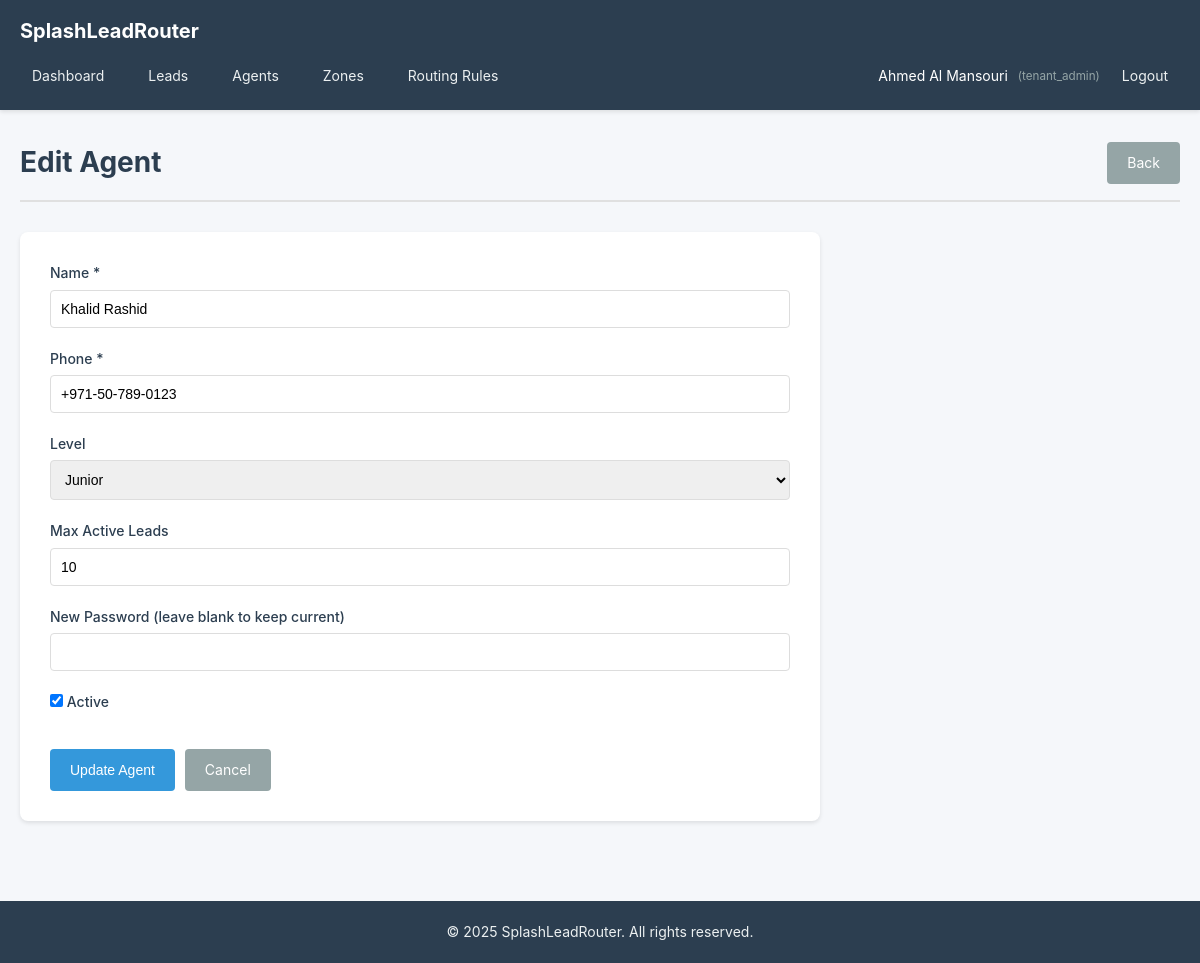
/agents/8/edit (signed in), run on the app's committed database.
### tables this page shows
CREATE TABLE `users` (
  `id` INT UNSIGNED NOT NULL AUTO_INCREMENT,
  `tenant_id` INT UNSIGNED DEFAULT NULL COMMENT 'NULL for platform_admin',
  `name` VARCHAR(255) NOT NULL,
  `email` VARCHAR(255) NOT NULL,
  `password` VARCHAR(255) NOT NULL,
  `phone` VARCHAR(50) DEFAULT NULL,
  `role` ENUM('platform_admin', 'tenant_admin', 'agent', 'viewer') NOT NULL,
  `agent_level` ENUM('junior', 'senior') DEFAULT NULL COMMENT 'For agents only',
  `max_active_leads` INT DEFAULT 10 COMMENT 'Max open leads for agents',
  `is_active` TINYINT(1) DEFAULT 1,
  `created_at` TIMESTAMP DEFAULT CURRENT_TIMESTAMP,
  `updated_at` TIMESTAMP DEFAULT CURRENT_TIMESTAMP ON UPDATE CURRENT_TIMESTAMP,
  PRIMARY KEY (`id`),
  UNIQUE KEY `unique_email` (`email`),
  INDEX `idx_tenant_id` (`tenant_id`),
  INDEX `idx_role` (`role`),
  INDEX `idx_is_active` (`is_active`),
  FOREIGN KEY (`tenant_id`) REFERENCES `tenants`(`id`) ON DELETE CASCADE
);

### app/controllers/AgentController.php (called while the page is built, shortened)
<?php
require_once __DIR__ . '/../core/Controller.php';
class AgentController extends Controller {
    public function edit($id) {
        $userModel = $this->model('User');
        $agent = $userModel->findById($id);
        $data = ['agent' => $agent];
        $this->view('agents/edit', $data);
    }
}

### public/index.php (called while the page is built, shortened)
<?php
require_once __DIR__ . '/../app/core/Database.php';
require_once __DIR__ . '/../app/core/Router.php';
require_once __DIR__ . '/../app/core/Controller.php';
require_once __DIR__ . '/../app/core/Model.php';
require_once __DIR__ . '/../app/core/View.php';
$router = new Router();
$router->get('/', 'DashboardController', 'index', 'home');
$router->get('/login', 'AuthController', 'showLogin', 'login.show');
$router->post('/login', 'AuthController', 'login', 'login.post');
$router->get('/logout', 'AuthController', 'logout', 'logout');
$router->get('/register', 'AuthController', 'showRegister', 'register.show');
$router->post('/register', 'AuthController', 'register', 'register.post');
$router->get('/dashboard', 'DashboardController', 'index', 'dashboard');
$router->get('/leads', 'LeadController', 'index', 'leads.index');
$router->get('/leads/create', 'LeadController', 'create', 'leads.create');
$router->post('/leads', 'LeadController', 'store', 'leads.store');
$router->get('/leads/:id', 'LeadController', 'show', 'leads.show');
$router->get('/leads/:id/edit', 'LeadController', 'edit', 'leads.edit');
$router->post('/leads/:id/update', 'LeadController', 'update', 'leads.update');
$router->post('/leads/:id/status', 'LeadController', 'updateStatus', 'leads.status');
$router->post('/leads/:id/notes', 'LeadController', 'addNote', 'leads.notes');
$router->post('/leads/:id/reassign', 'LeadController', 'reassign', 'leads.reassign');
$router->get('/agents', 'AgentController', 'index', 'agents.index');
$router->get('/agents/create', 'AgentController', 'create', 'agents.create');
$router->post('/agents', 'AgentController', 'store', 'agents.store');
$router->get('/agents/:id', 'AgentController', 'show', 'agents.show');
$router->get('/agents/:id/edit', 'AgentController', 'edit', 'agents.edit');
$router->post('/agents/:id/update', 'AgentController', 'update', 'agents.update');
$router->post('/agents/:id/delete', 'AgentController', 'delete', 'agents.delete');
$router->get('/zones', 'ZoneController', 'index', 'zones.index');
$router->get('/zones/create', 'ZoneController', 'create', 'zones.create');
$router->post('/zones', 'ZoneController', 'store', 'zones.store');
$router->get('/zones/:id', 'ZoneController', 'show', 'zones.show');
$router->get('/zones/:id/edit', 'ZoneController', 'edit', 'zones.edit');
$router->post('/zones/:id/update', 'ZoneController', 'update', 'zones.update');
$router->post('/zones/:id/assign-agent', 'ZoneController', 'assignAgent', 'zones.assign');
$router->post('/zones/:id/remove-agent/:agentId', 'ZoneController', 'removeAgent', 'zones.remove');
$router->post('/zones/:id/delete', 'ZoneController', 'delete', 'zones.delete');
$router->get('/routing-rules', 'RoutingRuleController', 'index', 'routing.index');
$router->get('/routing-rules/create', 'RoutingRuleController', 'create', 'routing.create');
$router->post('/routing-rules', 'RoutingRuleController', 'store', 'routing.store');
$router->get('/routing-rules/:id', 'RoutingRuleController', 'show', 'routing.show');
$router->get('/routing-rules/:id/edit', 'RoutingRuleController', 'edit', 'routing.edit');
$router->post('/routing-rules/:id/update', 'RoutingRuleController', 'update', 'routing.update');
$router->post('/routing-rules/:id/toggle', 'RoutingRuleController', 'toggleStatus', 'routing.toggle');
$router->post('/routing-rules/:id/delete', 'RoutingRuleController', 'delete', 'routing.delete');
$router->get('/api/docs', 'ApiController', 'docs', 'api.docs');
$router->post('/api/leads', 'ApiController', 'createLead', 'api.leads.create');
$router->post('/api/leads/:id', 'ApiController', 'updateLead', 'api.leads.update');
$router->get('/api/leads/:id', 'ApiController', 'getLead', 'api.leads.get');
$router->dispatch();

### app/core/View.php (called while the page is built, shortened)
<?php
class View {
    public static function escape($string) {
        return htmlspecialchars($string, ENT_QUOTES, 'UTF-8');
    }
}

### config/database.php (called while the page is built)
<?php
return [
    'host' => getenv('DB_HOST') ?: 'localhost',
    'database' => getenv('DB_NAME') ?: 'splashleadrouter',
    'username' => getenv('DB_USER') ?: 'root',
    'password' => getenv('DB_PASS') ?: '',
    'charset' => 'utf8mb4',
];

### app/core/Database.php (called while the page is built, shortened)
<?php
class Database {
    private static $instance = null;
    private $connection;
    private function __construct() {
        $config = require_once __DIR__ . '/../../config/database.php';
        $dsn = "mysql:host={$config['host']};dbname={$config['database']};charset={$config['charset']}";
        $options = [
            PDO::ATTR_ERRMODE => PDO::ERRMODE_EXCEPTION,
            PDO::ATTR_DEFAULT_FETCH_MODE => PDO::FETCH_ASSOC,
            PDO::ATTR_EMULATE_PREPARES => false,
        ];
        try {
            $this->connection = new PDO($dsn, $config['username'], $config['password'], $options);
        } catch (PDOException $e) {
            die('Database connection failed: ' . $e->getMessage());
        }
    }
    public static function getInstance() {
        if (self::$instance === null) {
            self::$instance = new self();
        }
        return self::$instance;
    }
    public function query($sql, $params = []) {
        $stmt = $this->connection->prepare($sql);
        $stmt->execute($params);
        return $stmt;
    }
}

### app/core/Model.php (called while the page is built, shortened)
<?php
class Model {
    protected $db;
    protected $table;
    protected $primaryKey = 'id';
    public function __construct() {
        $this->db = Database::getInstance();
    }
    public function findById($id) {
        $sql = "SELECT * FROM {$this->table} WHERE {$this->primaryKey} = ? LIMIT 1";
        $stmt = $this->db->query($sql, [$id]);
        $result = $stmt->fetch();
        return $result ?: null;
    }
}

### app/views/agents/edit.php (the view, shortened to what this page needs)
<?php
require_once __DIR__ . '/../layouts/header.php';
?>
<div class="page-header">
    <h1>Edit Agent</h1>
    <a href="/agents/<?php echo $agent['id']; ?>" class="btn btn-secondary">Back</a>
</div>
<div class="form-container">
    <form method="POST" action="/agents/<?php echo $agent['id']; ?>/update" class="form">
        <div class="form-group">
            <label for="name">Name *</label>
            <input type="text" id="name" name="name" value="<?php echo View::escape($agent['name']); ?>" required>
        </div>
        <div class="form-group">
            <label for="phone">Phone *</label>
            <input type="tel" id="phone" name="phone" value="<?php echo View::escape($agent['phone']); ?>" required>
        </div>
        <div class="form-group">
            <label for="agent_level">Level</label>
            <select id="agent_level" name="agent_level">
                <option value="junior" <?php echo $agent['agent_level'] === 'junior' ? 'selected' : ''; ?>>Junior</option>
            </select>
        </div>
        <div class="form-group">
            <label for="max_active_leads">Max Active Leads</label>
            <input type="number" id="max_active_leads" name="max_active_leads" value="<?php echo $agent['max_active_leads']; ?>" min="1">
        </div>
        <div class="form-group">
            <label for="password">New Password (leave blank to keep current)</label>
            <input type="password" id="password" name="password">
        </div>
        <div class="form-group">
            <label>
                <input type="checkbox" name="is_active" value="1" <?php echo $agent['is_active'] ? 'checked' : ''; ?>>
                Active
            </label>
        </div>
        <div class="form-actions">
            <button type="submit" class="btn btn-primary">Update Agent</button>
            <a href="/agents/<?php echo $agent['id']; ?>" class="btn btn-secondary">Cancel</a>
        </div>
    </form>
</div>
<?php require_once __DIR__ . '/../layouts/footer.php'; ?>

### app/core/Router.php (shortened to what this page needs)
<?php
class Router {
    private $routes = [];
    private function addRoute($method, $path, $controller, $action, $name = null) {
        $pattern = $this->convertPathToRegex($path);
        $this->routes[] = [
            'method' => $method,
            'path' => $path,
            'pattern' => $pattern,
            'controller' => $controller,
            'action' => $action
        ];
    }
    private function convertPathToRegex($path) {
        $pattern = preg_replace('/\/:([a-zA-Z0-9_]+)/', '/(?P<$1>[a-zA-Z0-9_-]+)', $path);
        return '#^' . $pattern . '$#';
    }
    public function dispatch() {
        $requestMethod = $_SERVER['REQUEST_METHOD'];
        $requestUri = $_SERVER['REQUEST_URI'];
        $requestUri = strtok($requestUri, '?');
        $requestUri = rtrim($requestUri, '/');
        foreach ($this->routes as $route) {
            if ($route['method'] === $requestMethod && preg_match($route['pattern'], $requestUri, $matches)) {
                $params = array_filter($matches, 'is_string', ARRAY_FILTER_USE_KEY);
                $controller = new $controllerName();
                $action = $route['action'];
                call_user_func_array([$controller, $action], $params);
                return;
            }
        }
    }
}

### app/views/layouts/header.php (shortened to what this page needs)
<!DOCTYPE html>
<html lang="en">
<head>
    <link rel="stylesheet" href="/assets/css/style.css">
</head>
<body>
    <?php if (isset($_SESSION['user_id'])): ?>
    <nav class="navbar">
        <div class="container">
            <div class="navbar-brand">
                <a href="/dashboard">SplashLeadRouter</a>
            </div>
            <div class="navbar-menu">
                <a href="/dashboard">Dashboard</a>
                <a href="/leads">Leads</a>
                <?php if (in_array($_SESSION['user_role'], ['tenant_admin', 'platform_admin'])): ?>
                <a href="/agents">Agents</a>
                <a href="/zones">Zones</a>
                <a href="/routing-rules">Routing Rules</a>
                <?php endif; ?>
                <div class="navbar-user">
                    <span><?php echo View::escape($_SESSION['user_name']); ?></span>
                    <small>(<?php echo View::escape($_SESSION['user_role']); ?>)</small>
                    <a href="/logout">Logout</a>
                </div>
            </div>
        </div>
    </nav>
    <?php endif; ?>
    <main class="main-content">
        <div class="container">

### app/views/layouts/footer.php (shortened to what this page needs)
        </div>
    </main>
    <footer class="footer">
        <div class="container">
            <p>&copy; <?php echo date('Y'); ?> SplashLeadRouter. All rights reserved.</p>
        </div>
    </footer>
</body>
</html>

### public/assets/css/style.css (style rules this page uses)
* { margin: 0; padding: 0; box-sizing: border-box; }
body { font-family: -apple-system, BlinkMacSystemFont, 'Segoe UI', Roboto, 'Helvetica Neue', Arial, sans-serif; font-size: 14px; line-height: 1.6; color: #333; background-color: #f5f7fa; }
.container { max-width: 1200px; margin: 0 auto; padding: 0 20px; }
.navbar { background-color: #2c3e50; color: white; padding: 15px 0; box-shadow: 0 2px 4px rgba(0,0,0,0.1); }
.navbar-brand a { color: white; text-decoration: none; font-size: 20px; font-weight: bold; }
.navbar-menu { display: flex; gap: 20px; align-items: center; margin-top: 10px; }
.navbar-menu a { color: #ecf0f1; text-decoration: none; padding: 8px 12px; border-radius: 4px; transition: background 0.3s; }
.navbar-user { margin-left: auto; display: flex; gap: 10px; align-items: center; }
.navbar-user small { color: #95a5a6; }
.main-content { min-height: calc(100vh - 140px); padding: 30px 0; }
.page-header { display: flex; justify-content: space-between; align-items: center; margin-bottom: 30px; padding-bottom: 15px; border-bottom: 2px solid #e0e0e0; }
.page-header h1 { font-size: 28px; color: #2c3e50; }
.btn { display: inline-block; padding: 10px 20px; background-color: #3498db; color: white; text-decoration: none; border-radius: 4px; border: none; cursor: pointer; font-size: 14px; transition: background 0.3s; }
.btn-primary { background-color: #3498db; }
.btn-secondary { background-color: #95a5a6; }
.form-container { background: white; padding: 30px; border-radius: 8px; box-shadow: 0 2px 4px rgba(0,0,0,0.1); max-width: 800px; }
.form { display: flex; flex-direction: column; gap: 20px; }
.form-group { display: flex; flex-direction: column; }
.form-group label { margin-bottom: 5px; font-weight: 500; color: #2c3e50; }
.form-group input, .form-group select, .form-group textarea { padding: 10px; border: 1px solid #ddd; border-radius: 4px; font-size: 14px; }
.form-actions { display: flex; gap: 10px; margin-top: 10px; }
.footer { background-color: #2c3e50; color: #ecf0f1; text-align: center; padding: 20px 0; margin-top: 50px; }

### data on the page
users: name "Khalid Rashid", phone "+971-50-789-0123", agent_level "Junior", max_active_leads "10", is_active "☑"
